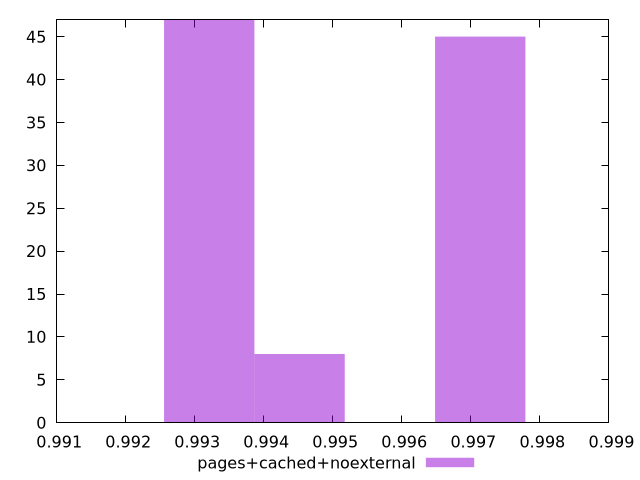

Recreate this plot in gnuplot.
$_pagesCachedNoexternal <<EOF
0.993210557399875 47
0.994519135209361 8
0.997136290828333 45
EOF
set key outside below
set terminal pngcairo
set output "report_00005_2020-11-02T22-26-11.212Z/first-cpu-idle/pages+cached+noexternal//hist.png"
set yrange [0:47]
set boxwidth 0.0013085778094860012
set style fill transparent solid 0.5 noborder
plot $_pagesCachedNoexternal title "pages+cached+noexternal" with boxes ,
